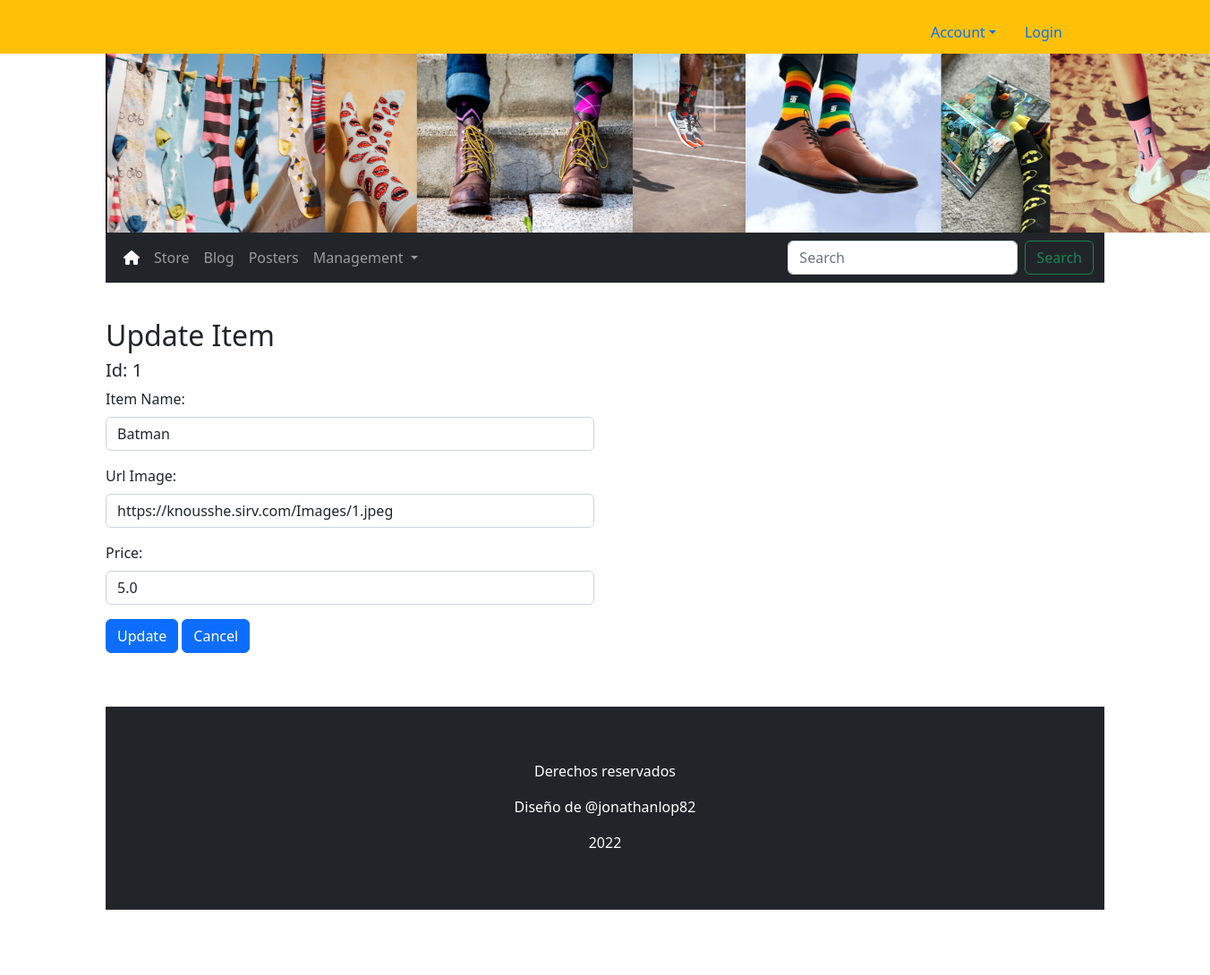
Screenshot of /update/1 with the database file from the repository.
### app.py (models this page shows, shortened)
class Items(db.Model):
    id = db.Column(db.Integer, primary_key=True)
    name = db.Column(db.String(250), unique=True, nullable=False)
    image = db.Column(db.String(250), nullable=False)
    price = db.Column(db.Float, nullable=False)

### app.py (the view, shortened to what this page needs)
@app.route('/update/<int:id>', methods=["POST","GET"])
def update_item(id):
    item = Items.query.filter_by(id=id).first()
    return render_template('updateitem.html', item=item)

### templates/updateitem.html (shortened to what this page needs)
{% extends 'base.html' %}
{% block main %}
<div class="container update-items">
    <h2>Update Item</h2>
    <div class="row">
        <div class="col-6">
            <h5>Id: {{ item.id }}</h5>
            <form action="" method="post">
                <div class="mb-3">
                  <label for="InputName" class="form-label">Item Name:</label>
                  <input type="text" class="form-control" id="InputName" aria-describedby="nameHelp" name="name" value="{{ item.name }}">
                </div>
                <div class="mb-3">
                  <label for="InputUrlImage" class="form-label">Url Image:</label>
                  <input type="text" class="form-control" id="InputUrlImage" name="urlimage" value="{{ item.image }}">
                </div>
                <div class="mb-3">
                    <label for="InputPrice" class="form-label">Price:</label>
                    <input type="text" class="form-control" id="InputPrice" name="price" value="{{ item.price }}">
                  </div>
                <button type="submit" class="btn btn-primary">Update</button>
                <a class="btn btn-primary" href="/update" role="button">Cancel</a>
              </form>
        </div>
        <div class="col-6">
        </div>
    </div>
{% endblock %}

### static/css/styles.css (style rules this page uses)
.update-items { margin-top: 40px; }

### rows the page displays
Items: id "1", name "Batman", urlimage "https://knousshe.sirv.com/Images/1.jpeg", price "5.0"
